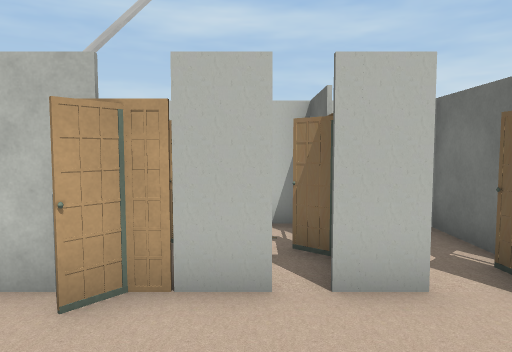
View 1 (above)

12 first-person views from a walk through a 3-D level made in the Unity game engine. The camera is 1.5 m above the floor, tilts 4° down and sees 70° across. The floor is counted in squares, 1 m on a side. Each view is taken from the middle of a square. On the plan, view 1 faces up. The plan holds only what a view shows up to about 16 squares ahead; the rest is blank. The place goes on beyond the plan. The player character is not drawn. Some surface patterns are stand-ins.

View 2
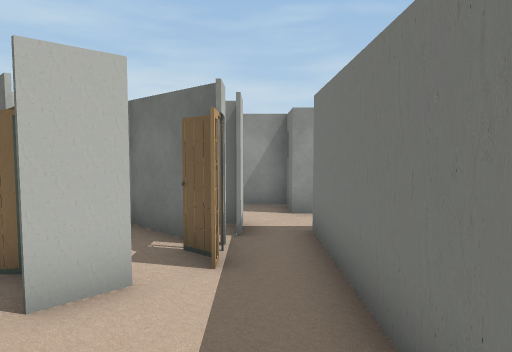

View 3
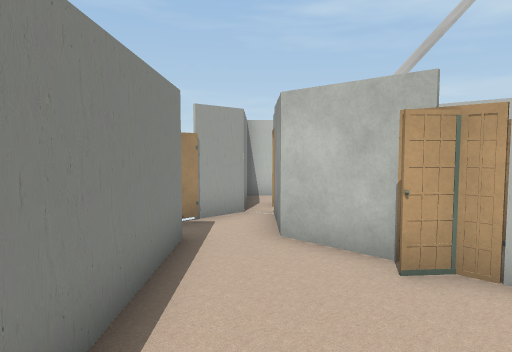

View 4
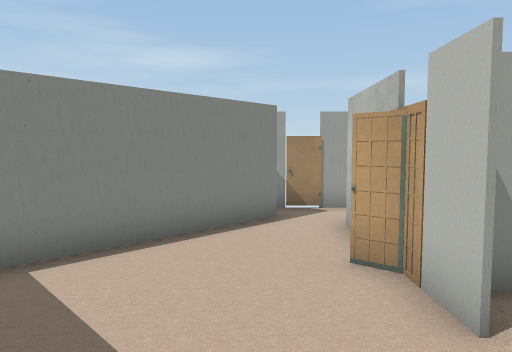

View 5
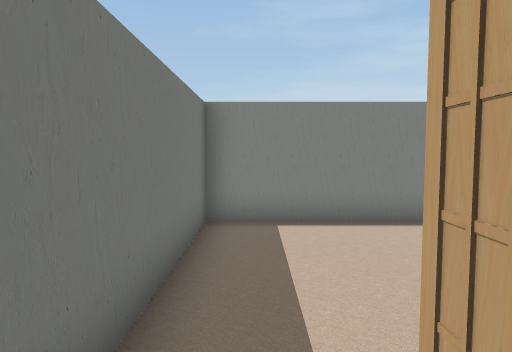

View 6
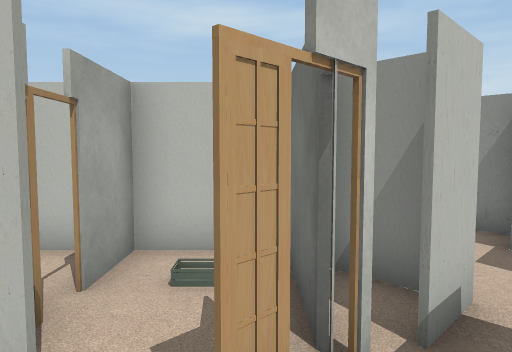

View 7
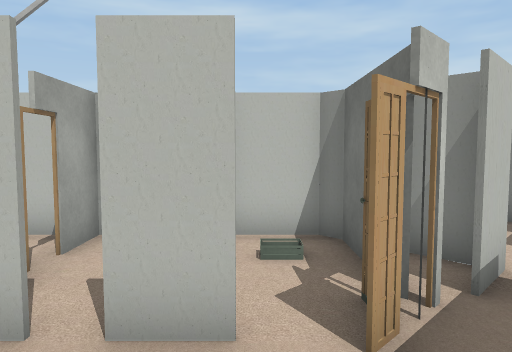

View 8
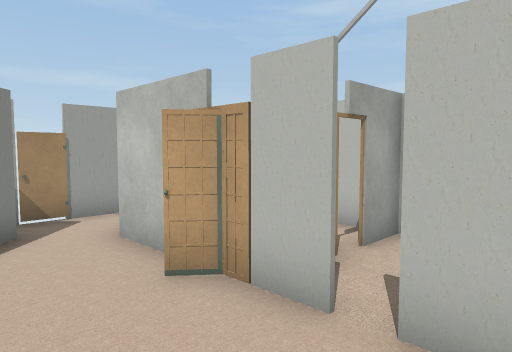

View 9
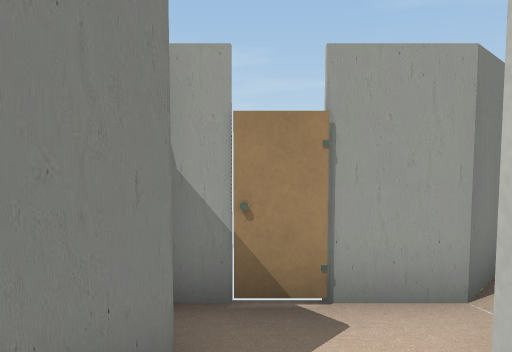

View 10
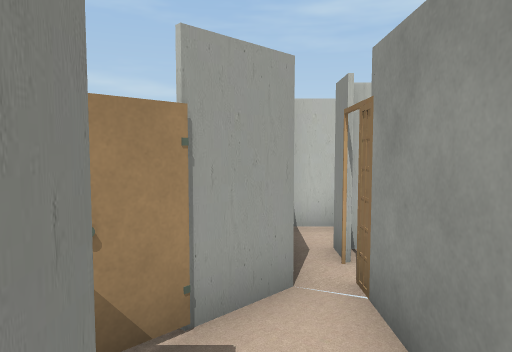

View 11
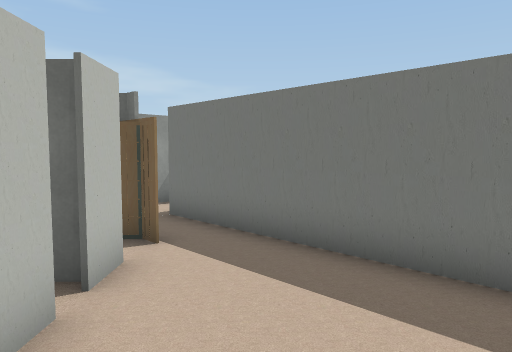

View 12
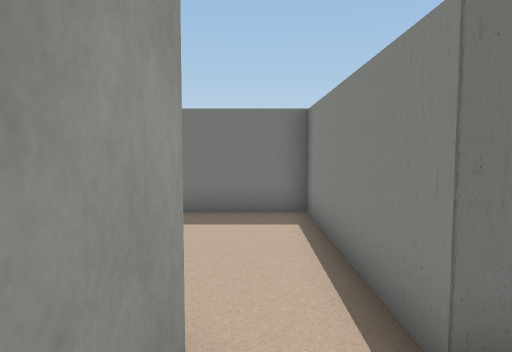

### Floor plan
Ten units are one square. View 1 is at (0, 0); x grows to the right and y downward. Boxes are objects, and circles mark ways between rooms. Rooms are numbered by the first view taken in them; rooms with no view inside come last. Other rooms are left out.
<svg viewBox="-78 -80 139 106">
<path fill="none" stroke="#000" d="M2 -38 -14 -38 -18 -32M19 -38 7 -38M-20 -38 -42 -38M39 -46 28 -36M-53 -25 -6 21 56 -41M52 -56 42 -46M-42 -38 -61 -57M-56 -22 -53 -25M-73 -59 -65 -51 -65 -21M-8 -55 -8 -37M11 -51 5 -56M9 -74 -20 -74M-8 -75 -8 -61M12 -75 12 -58M35 -41 35 -71 31 -74 9 -74M28 -36 31 -39 31 -47"/>
<circle cx="-50" cy="-30" r="3" fill="#2a7"/>
<circle cx="0" cy="-40" r="3" fill="#2a7"/>
<circle cx="20" cy="-40" r="3" fill="#2a7"/>
<text x="0" y="-20">1</text>
<text x="-60" y="-40">2</text>
<text x="0" y="-60">3</text>
<text x="20" y="-60">4</text>
</svg>
Room 1 opens to room 2. Room 1 opens to room 3. Room 1 opens to room 4.

Where each view was taken, in squares from view 1:
view 1: 0 up, 0 right, facing up
view 2: 0 up, 0 right, facing up-right
view 3: 1 down, 0 right, facing up-left
view 4: 2 up, 3 right, facing left
view 5: 4 up, 4 right, facing down-left
view 6: 2 up, 3 right, facing up
view 7: 1 up, 2 right, facing up
view 8: 1 up, 2 right, facing up-left
view 9: 3 up, 3 left, facing left
view 10: 2 up, 4 left, facing up-left
view 11: 2 up, 3 left, facing right
view 12: 5 up, 6 left, facing down-right
